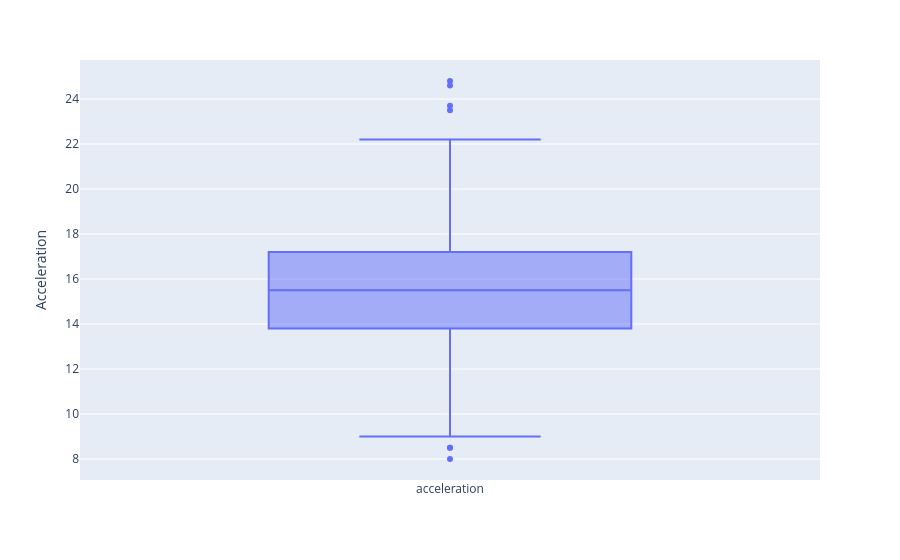

Notebook code for this chart:
### Markdown cell above
#### Calculate the quartiles and plot a Boxplot fo the attribute acceleration

### Code cell
import numpy as np
from scipy import stats

# Quantiles:
print(stats.mstats.mquantiles(data['acceleration'], prob=[0.25, 0.5, 0.75]))

# Boxplot:
import plotly.express as px
import pandas as pd

fig = px.box(pd.DataFrame(data['acceleration']))

fig.update_layout(
    xaxis_title_text=' ',
    yaxis_title_text='Acceleration',
)

fig.show()

### Figure 1 — Plotly figure (JSON) as saved in the notebook; plotly's stock layout.template omitted (floating-point values rounded to 4 significant figures; data arrays with more than 128 entries replaced by an {"elided": "..."} marker saying what was removed)
{"data": [{"alignmentgroup": "True", "hovertemplate": "variable=%{x}<br>value=%{y}<extra></extra>", "legendgroup": "", "marker": {"color": "#636efa"}, "name": "", "notched": false, "offsetgroup": "", "orientation": "v", "showlegend": false, "type": "box", "x": {"elided": "398 str values"}, "x0": " ", "xaxis": "x", "y": {"elided": "398 float values"}, "y0": " ", "yaxis": "y"}], "layout": {"boxmode": "group", "legend": {"tracegroupgap": 0}, "margin": {"t": 60}, "xaxis": {"anchor": "y", "domain": [0, 1], "title": {"text": " "}}, "yaxis": {"anchor": "x", "domain": [0, 1], "title": {"text": "Acceleration"}}}}
